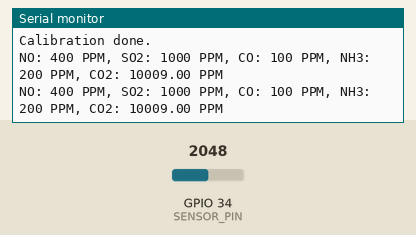
Bench run of a sketch on a simulated ESP32. Parts: the last lines printed to the serial monitor. Inputs (shaded band) come from the test bench; at power-on: GPIO 34 (SENSOR_PIN) = 2048. WiFi joins after 1.5 s; servers stay silent unless stated.

Above: at 13.0 s.
13.1 s: GPIO 34 (SENSOR_PIN) set to 2866
At 14.4 s:
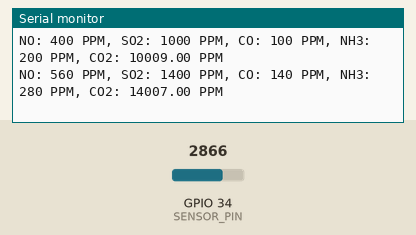
14.6 s: GPIO 34 (SENSOR_PIN) set to 3603
At 15.7 s:
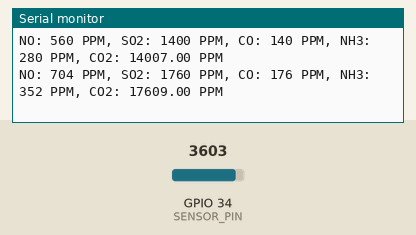
Timing chart, 0 to 17.6 s (numbered marks = the images above; inputs shaded):
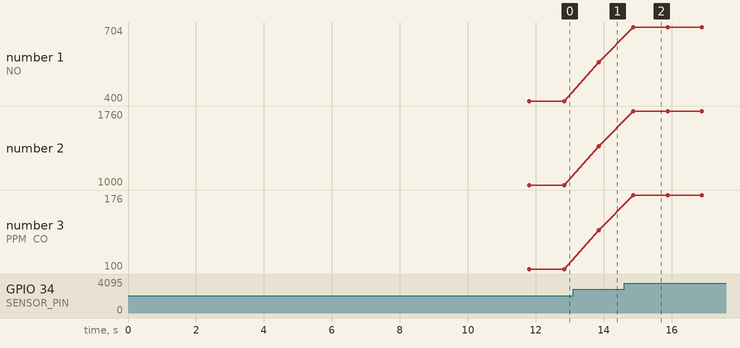

Measured:
- after the input at 13.1 s, the serial monitor: prints a new line after 0.75 s (image 1)
- after the input at 14.6 s, the serial monitor: prints a new line after 0.27 s (image 2)
- plotted number 1: 400 → 560 after the input at 13.1 s, 560 → 704 after the input at 14.6 s
- plotted number 2: 1000 → 1400 after the input at 13.1 s, 1400 → 1760 after the input at 14.6 s
- plotted number 3: 100 → 140 after the input at 13.1 s, 140 → 176 after the input at 14.6 s

The sketch:

Air_Pollution_Monitoring.ino
```cpp
#define BLYNK_TEMPLATE_ID "<Template - ID>"
#define BLYNK_TEMPLATE_NAME "<Template - Name>"
#define BLYNK_AUTH_TOKEN "<Token>"
#define BLYNK_PRINT Serial

#include <WiFi.h>
#include <BlynkSimpleEsp32.h>
#include <MQ135.h>
// #include <SoftwareSerial.h>

#define SENSOR_PIN 34 // GPIO36 (VP)

char ssid[] = "<Wifi-Username>";
char pass[] = "<Wifi-password>";

BlynkTimer timer;

void myTimerEvent() {
  Blynk.virtualWrite(V2, millis() / 1000);
}

void setup() {
  Serial.begin(9600);
  Blynk.begin(BLYNK_AUTH_TOKEN, ssid, pass);
  timer.setInterval(1000L, myTimerEvent);

  Serial.println("Calibrating MQ135...");
  for (int i = 0; i < 10; i++) {
    int sensorValue = analogRead(SENSOR_PIN);
    Serial.print("Initial reading ");
    Serial.print(i);
    Serial.print(": ");
    Serial.println(sensorValue);
    delay(1000);
  }
  Serial.println("Calibration done.");
}

void loop() {
  Blynk.run();
  timer.run();

  int sensorValue = analogRead(SENSOR_PIN);

  int NO_PPM = analogRead(SENSOR_PIN);
  int SO2_PPM = analogRead(SENSOR_PIN);
  int CO_PPM = analogRead(SENSOR_PIN);
  int NH3_PPM = analogRead(SENSOR_PIN);
  float CO2_PPM = analogRead(SENSOR_PIN);

  NO_PPM = map(NO_PPM, 0, 1023, 0, 200);
  SO2_PPM = map(SO2_PPM, 0, 1023, 0, 500);
  NH3_PPM = map(NH3_PPM, 0, 1023, 0, 100);
  CO2_PPM = map(CO2_PPM, 0, 1023, 0, 5000);
  CO_PPM = map(CO_PPM, 0, 1023, 0, 50);

  Blynk.virtualWrite(V0, NO_PPM);
  Blynk.virtualWrite(V1, SO2_PPM);
  Blynk.virtualWrite(V2, CO_PPM);
  Blynk.virtualWrite(V3, NH3_PPM);
  Blynk.virtualWrite(V4, CO2_PPM);

  Serial.print("NO: ");
  Serial.print(NO_PPM);
  Serial.print(" PPM, SO2: ");
  Serial.print(SO2_PPM);
  Serial.print(" PPM, CO: ");
  Serial.print(CO_PPM);
  Serial.print(" PPM, NH3: ");
  Serial.print(NH3_PPM);
  Serial.print(" PPM, CO2: ");
  Serial.print(CO2_PPM);
  Serial.println(" PPM");

  // Check if any gas concentration exceeds its threshold. If it exceeds send the data to user through email.
  if (NO_PPM > 150 || SO2_PPM > 400 || CO_PPM > 40 || NH3_PPM > 80 || CO2_PPM > 4500) {
    Blynk.logEvent("gas_detected", "Gas Leakage Detected");
  }

  delay(1000);
}
```
